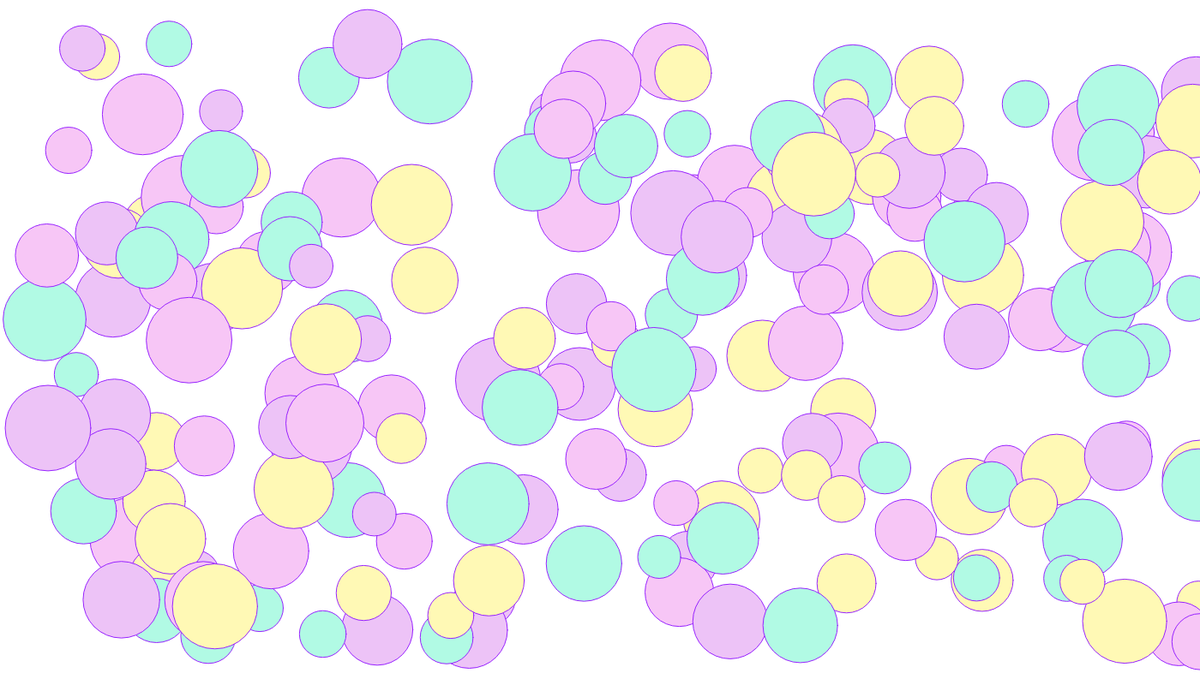
Frame 1 (no input)
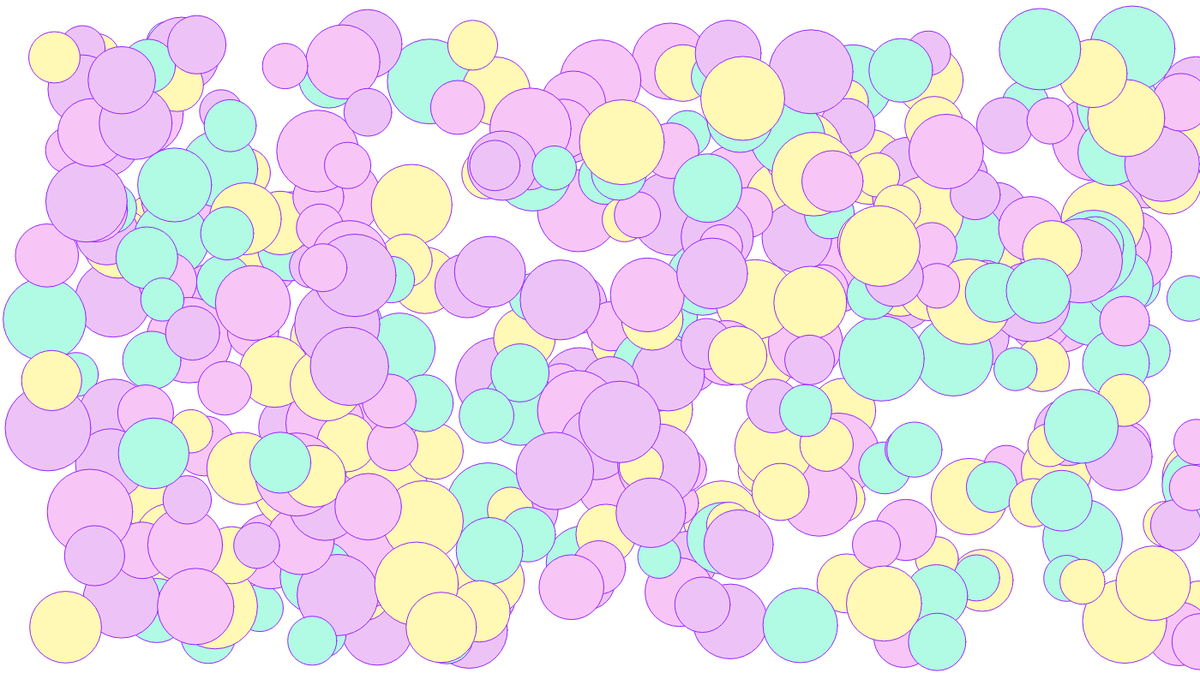
Frame 2 (the mouse pressed at the canvas centre, redrawn once)

The p5.js sketch that drew these frames (run headless with seeded random() and noise() and a simulated clock; the mouse was pressed at the canvas centre and the sketch redrawn once):

// p5.js sketch
// ── sketch.js
function setup() {
  createCanvas(1400, 800);
  noLoop();
}

function draw() {
  //calling my  funtion a specific set of times
  for (var i = 0; i < 200; i++) {
    bubble();
  }
}

function bubble() {
  //creating my bubles giving them random colors, shapes and positions
  var x = random(50, 1400);
  var y = random(50, 750);
  var size = random(50, 100);

  fill(random(["#f7c6f6", "#fff9b5", "#edc3f7", "#b1fae4"]));
  stroke("#9721ff");
  circle(x, y, size);
}

/* function mouseClicked() {
  for (var i = 0; i < 200; i++) {
    bubble();
  }
}*/
